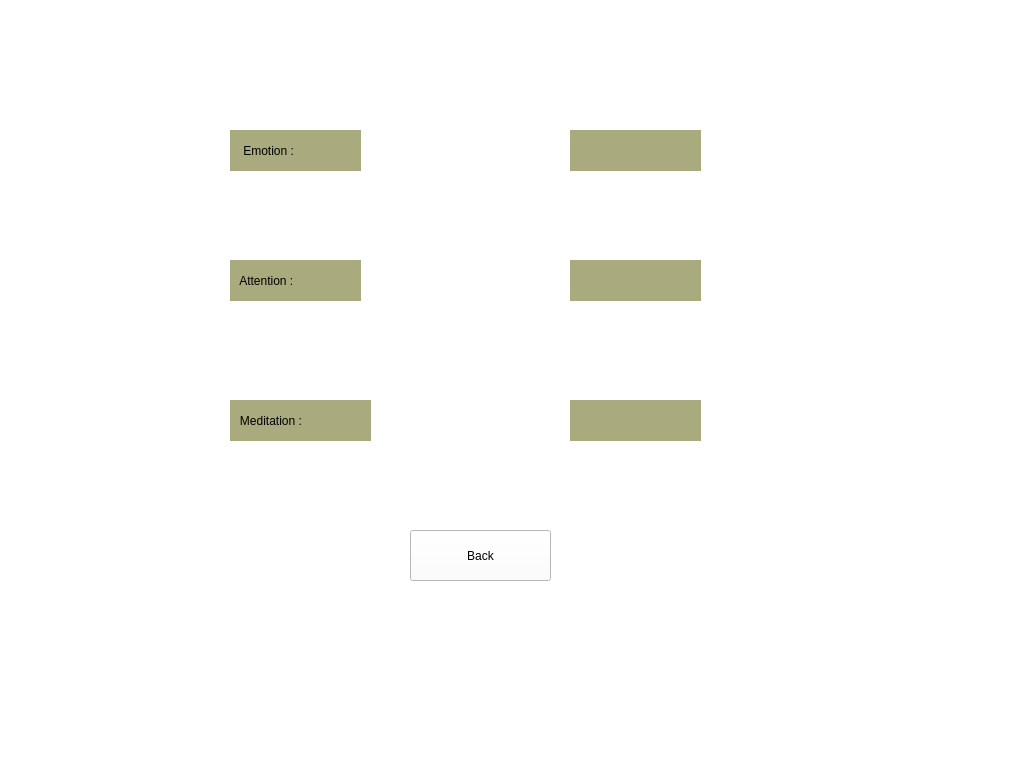
<?xml version="1.0" encoding="UTF-8"?>
<ui version="4.0">
 <class>result</class>
 <widget class="QWidget" name="result">
  <property name="geometry">
   <rect>
    <x>0</x>
    <y>0</y>
    <width>1024</width>
    <height>768</height>
   </rect>
  </property>
  <property name="windowTitle">
   <string>Form</string>
  </property>
  <property name="styleSheet">
   <string notr="true">background-color: rgb(255, 255, 255);</string>
  </property>
  <widget class="QPushButton" name="HOME">
   <property name="geometry">
    <rect>
     <x>410</x>
     <y>530</y>
     <width>141</width>
     <height>51</height>
    </rect>
   </property>
   <property name="text">
    <string>Back</string>
   </property>
  </widget>
  <widget class="QLabel" name="Emotion">
   <property name="geometry">
    <rect>
     <x>570</x>
     <y>130</y>
     <width>131</width>
     <height>41</height>
    </rect>
   </property>
   <property name="styleSheet">
    <string notr="true">background-color: rgb(170, 170, 127);</string>
   </property>
   <property name="text">
    <string> </string>
   </property>
  </widget>
  <widget class="QLabel" name="Attention">
   <property name="geometry">
    <rect>
     <x>570</x>
     <y>260</y>
     <width>131</width>
     <height>41</height>
    </rect>
   </property>
   <property name="styleSheet">
    <string notr="true">background-color: rgb(170, 170, 127);
font: 14pt &quot;Sans Serif&quot;;</string>
   </property>
   <property name="text">
    <string/>
   </property>
  </widget>
  <widget class="QLabel" name="Meditation">
   <property name="geometry">
    <rect>
     <x>570</x>
     <y>400</y>
     <width>131</width>
     <height>41</height>
    </rect>
   </property>
   <property name="styleSheet">
    <string notr="true">background-color: rgb(170, 170, 127);
font: 14pt &quot;Sans Serif&quot;;</string>
   </property>
   <property name="text">
    <string/>
   </property>
  </widget>
  <widget class="QLabel" name="label">
   <property name="geometry">
    <rect>
     <x>230</x>
     <y>130</y>
     <width>131</width>
     <height>41</height>
    </rect>
   </property>
   <property name="styleSheet">
    <string notr="true">background-color: rgb(170, 170, 127);
font: 14pt &quot;Sans Serif&quot;;</string>
   </property>
   <property name="text">
    <string>    Emotion :</string>
   </property>
  </widget>
  <widget class="QLabel" name="label_2">
   <property name="geometry">
    <rect>
     <x>230</x>
     <y>260</y>
     <width>131</width>
     <height>41</height>
    </rect>
   </property>
   <property name="styleSheet">
    <string notr="true">background-color: rgb(170, 170, 127);
font: 14pt &quot;Sans Serif&quot;;</string>
   </property>
   <property name="text">
    <string>   Attention :</string>
   </property>
  </widget>
  <widget class="QLabel" name="label_3">
   <property name="geometry">
    <rect>
     <x>230</x>
     <y>400</y>
     <width>141</width>
     <height>41</height>
    </rect>
   </property>
   <property name="styleSheet">
    <string notr="true">background-color: rgb(170, 170, 127);
font: 14pt &quot;Sans Serif&quot;;</string>
   </property>
   <property name="text">
    <string>   Meditation :</string>
   </property>
  </widget>
  <widget class="QLabel" name="label_4">
   <property name="geometry">
    <rect>
     <x>830</x>
     <y>240</y>
     <width>91</width>
     <height>111</height>
    </rect>
   </property>
   <property name="text">
    <string/>
   </property>
   <property name="pixmap">
    <pixmap resource="resource.qrc">:/png/film.mp4</pixmap>
   </property>
  </widget>
 </widget>
 <resources>
  <include location="resource.qrc"/>
 </resources>
 <connections/>
</ui>
